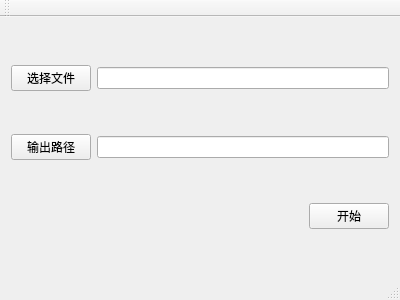
<?xml version="1.0" encoding="UTF-8"?>
<ui version="4.0">
 <class>ParseRieglStream</class>
 <widget class="QMainWindow" name="ParseRieglStream">
  <property name="geometry">
   <rect>
    <x>0</x>
    <y>0</y>
    <width>400</width>
    <height>300</height>
   </rect>
  </property>
  <property name="windowTitle">
   <string>ParseRieglStream</string>
  </property>
  <widget class="QWidget" name="centralWidget">
   <layout class="QGridLayout" name="gridLayout">
    <item row="4" column="0">
     <spacer name="horizontalSpacer">
      <property name="orientation">
       <enum>Qt::Horizontal</enum>
      </property>
      <property name="sizeHint" stdset="0">
       <size>
        <width>40</width>
        <height>20</height>
       </size>
      </property>
     </spacer>
    </item>
    <item row="4" column="1">
     <widget class="QPushButton" name="pushButton_3">
      <property name="text">
       <string>开始</string>
      </property>
     </widget>
    </item>
    <item row="1" column="0" colspan="2">
     <layout class="QHBoxLayout" name="horizontalLayout_2">
      <item>
       <widget class="QPushButton" name="pushButton_2">
        <property name="text">
         <string>输出路径</string>
        </property>
       </widget>
      </item>
      <item>
       <widget class="QLineEdit" name="lineEdit_2"/>
      </item>
     </layout>
    </item>
    <item row="0" column="0" colspan="2">
     <layout class="QHBoxLayout" name="horizontalLayout">
      <item>
       <widget class="QPushButton" name="pushButton">
        <property name="text">
         <string>选择文件</string>
        </property>
       </widget>
      </item>
      <item>
       <widget class="QLineEdit" name="lineEdit"/>
      </item>
     </layout>
    </item>
   </layout>
  </widget>
  <widget class="QMenuBar" name="menuBar">
   <property name="geometry">
    <rect>
     <x>0</x>
     <y>0</y>
     <width>400</width>
     <height>22</height>
    </rect>
   </property>
  </widget>
  <widget class="QToolBar" name="mainToolBar">
   <attribute name="toolBarArea">
    <enum>TopToolBarArea</enum>
   </attribute>
   <attribute name="toolBarBreak">
    <bool>false</bool>
   </attribute>
  </widget>
  <widget class="QStatusBar" name="statusBar"/>
 </widget>
 <layoutdefault spacing="6" margin="11"/>
 <resources/>
 <connections/>
</ui>
